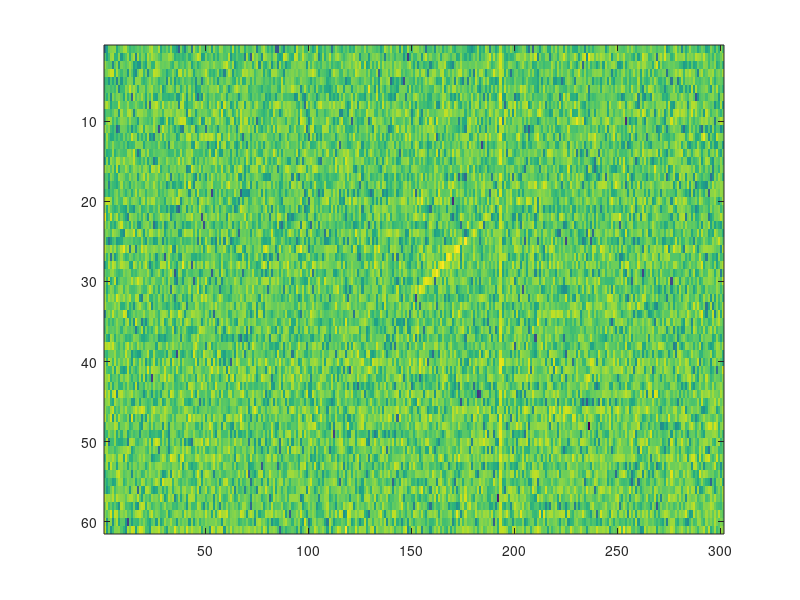

The MATLAB script that drew this image: (Note: this script raises an error after producing the figure.)
clear
clc
close all
load('cropped.mat')
figure(1)
imagesc(20.*log10(abs(cropped)));
clim([77 85])


orden = 2;

w = 0.0002;

T = 15;
cte = 65;

pesos = [w (1-w).*exp(-0.3.*(0:orden-2))/(sum(exp(-(0:orden-2))));];
filtered = zeros(size(cropped));
for i = 1:size(cropped,2)

    if i<orden
        filtered(:,i) = 0;
    else
        filtered(:,i) = (cropped(:,i).*pesos(1));
        for j = 2:orden
            filtered(:,i) = filtered(:,i)+(filtered(:,i-j+1).*pesos(j));
        end
    end

end

figure(2)
imagesc(20.*log10(abs(filtered)));
% clim([77 85])

figure(3)
plot(20.*log10(abs(cropped(26,:))))
grid on
hold on
plot(20.*log10(abs(filtered(26,:)))+cte)
hold off